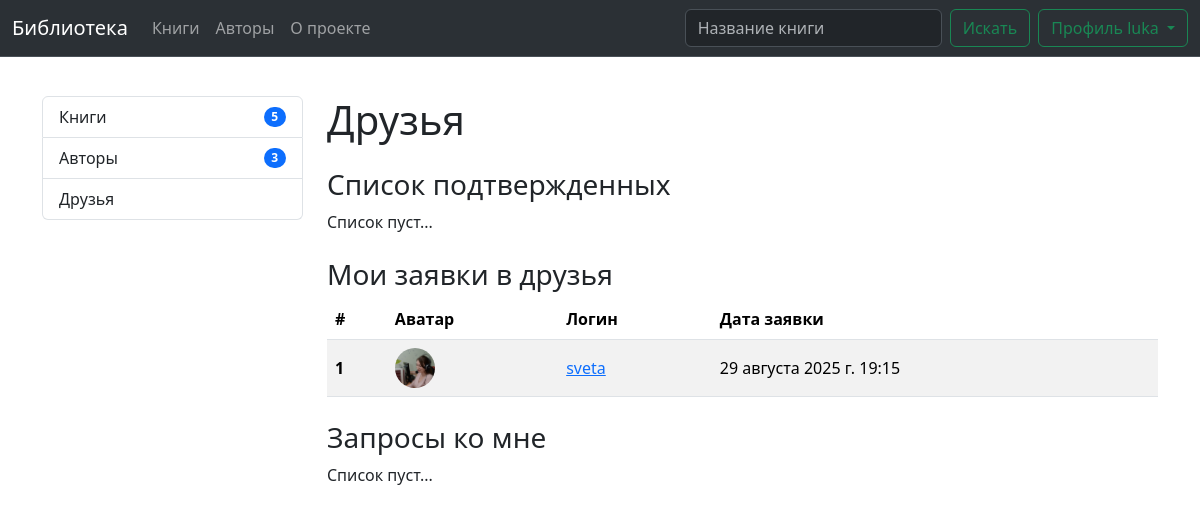
/userinfo/authors/ (signed in), run on the app's committed database.
### users/models.py (models this page shows, shortened)
class Profile(models.Model):
    user = models.OneToOneField(User, on_delete=models.CASCADE)
    city = models.CharField(max_length=100, null=True, blank=True)
    about = HTMLField(null=True, blank=True)
    avatar = models.ImageField(null=True, blank=True, upload_to='users/')
    isAuthor = models.BooleanField(default=False)
    @property
    def friends(self):
        sent = FriendRequest.objects.filter(from_user=self, accepted=True).values_list('to_user', flat=True)
        received = FriendRequest.objects.filter(to_user=self, accepted=True).values_list('from_user', flat=True)
        friend_ids = list(sent) + list(received)
        return Profile.objects.filter(id__in=friend_ids)
    @property
    def friends_request_to_me(self):
        received = FriendRequest.objects.filter(to_user=self, accepted=False).values_list('from_user', flat=True)
        request_ids = list(received)
        return Profile.objects.filter(id__in=request_ids)

class FriendRequest(models.Model):
    from_user = models.ForeignKey(Profile, related_name='from_user_field', on_delete=models.CASCADE)
    to_user = models.ForeignKey(Profile, related_name='to_user_field', on_delete=models.CASCADE)
    accepted = models.BooleanField(default=False)
    created_at = models.DateTimeField(auto_now_add=True)
    class Meta:
        unique_together = ('from_user', 'to_user')

### userinfo/views.py (the view)
# urls.py: path('authors/', FriendsView.as_view(), name='friends'),
class FriendsView(LoginRequiredMixin, View):
    def get(self, req):
        def friends():
            sent = FriendRequest.objects.filter(from_user=req.user.profile, accepted=True)
            sent_res = [{'user': i.to_user, 'date': i.created_at} for i in sent]
            received = FriendRequest.objects.filter(to_user=req.user.profile, accepted=True)
            received_res = [{'user': i.from_user, 'date': i.created_at} for i in received]
            return list(sent_res) + list(received_res)
        def friends_request_from_me():
            res = FriendRequest.objects.filter(from_user=req.user.profile, accepted=False)
            return [{'user': i.to_user, 'date': i.created_at} for i in res]
        def friends_request_to_me():
            res = FriendRequest.objects.filter(to_user=req.user.profile, accepted=False)
            return [{'user': i.from_user, 'date': i.created_at} for i in res]
        return render(req, 'userinfo/friends.html', {
            'req_approved': friends(),
            'req_my': friends_request_from_me(),
            'req_to_me': friends_request_to_me(),
        })

### library/context_processors.py (called while the page is built)
def menu_data(request):
    return {
        'authors_count': Profile.objects.filter(isAuthor=True).count(),
        'friends_count': request.user.profile.friends.count() if request.user.is_authenticated and hasattr(request.user, 'profile') else 0,
        'requests_count': request.user.profile.friends_request_to_me.count() if request.user.is_authenticated and hasattr(request.user, 'profile') else 0,
        'books_count': Book.objects.all().count(),
    }

### userinfo/templates/userinfo/friends.html (shortened to what this page needs)
{% extends 'base-user.html' %}
{% block meta %}
    <link href="https://use.fontawesome.com/releases/v6.1.1/css/all.css" rel="stylesheet">
{% endblock %}
{% block main %}
    <h1 class="mt-4">Друзья</h1>
    <h3 class="mt-4">Список подтвержденных</h3>
    {% if req_approved|length > 0 %}
    <table class="table table-striped">
      <thead>
        <tr>
          <th scope="col">#</th>
          <th scope="col">Аватар</th>
          <th scope="col">Логин</th>
          <th scope="col">Дата заявки</th>
        </tr>
      </thead>
      <tbody>
      {% for i in req_approved %}
        <tr>
          <th scope="row" style="vertical-align: middle">{{ forloop.counter }}</th>
          <td class="avatar" style="vertical-align: middle">
              {% if i.user.avatar %}
              <div class="img-avatar">
                <img src="{{ i.user.avatar.url }}" alt="img" class="avatar-img" width="40">
              </div>
              {% else %}
                <i class="fa-solid fa-user-tie" style="font-size: 40px"></i>
              {% endif %}
          </td>
            <td style="vertical-align: middle"><a href="{% url 'library:author' i.user.pk %}">{{ i.user.user.username }}</a></td>
            <td style="vertical-align: middle">{{ i.date }}</td>
        </tr>
      {% endfor %}
      </tbody>
    </table>
    {% else %}
        <p>Список пуст...</p>
    {% endif %}
    <h3 class="mt-4">Мои заявки в друзья</h3>
    {% if req_my|length > 0 %}
    <table class="table table-striped">
      <thead>
        <tr>
          <th scope="col">#</th>
          <th scope="col">Аватар</th>
          <th scope="col">Логин</th>
          <th scope="col">Дата заявки</th>
        </tr>
      </thead>
      <tbody>
      {% for i in req_my %}
        <tr>
          <th scope="row" style="vertical-align: middle">{{ forloop.counter }}</th>
          <td class="avatar" style="vertical-align: middle">
              {% if i.user.avatar %}
              <div class="img-avatar">
                <img src="{{ i.user.avatar.url }}" alt="img" class="avatar-img" width="40">
              </div>
              {% else %}
                <i class="fa-solid fa-user-tie" style="font-size: 40px"></i>
              {% endif %}
          </td>
            <td style="vertical-align: middle"><a href="{% url 'library:author' i.user.pk %}">{{ i.user.user.username }}</a></td>
            <td style="vertical-align: middle">{{ i.date }}</td>
        </tr>
      {% endfor %}
      </tbody>
    </table>
    {% else %}
        <p>Список пуст...</p>
    {% endif %}
    <h3 class="mt-4">Запросы ко мне</h3>
    {% if req_to_me|length > 0 %}
    <table class="table table-striped">
      <thead>
        <tr>
          <th scope="col">#</th>
          <th scope="col">Аватар</th>
          <th scope="col">Логин</th>
          <th scope="col">Дата заявки</th>
        </tr>
      </thead>
      <tbody>
      {% for i in req_to_me %}
        <tr>
          <th scope="row" style="vertical-align: middle">{{ forloop.counter }}</th>
          <td class="avatar" style="vertical-align: middle">
              {% if i.user.avatar %}
              <div class="img-avatar">
                <img src="{{ i.user.avatar.url }}" alt="img" class="avatar-img" width="40">
              </div>
              {% else %}
                <i class="fa-solid fa-user-tie" style="font-size: 40px"></i>
              {% endif %}
          </td>
            <td style="vertical-align: middle"><a href="{% url 'library:author' i.user.pk %}">{{ i.user.user.username }}</a></td>
            <td style="vertical-align: middle">{{ i.date }}</td>
        </tr>
      {% endfor %}
      </tbody>
    </table>
    {% else %}
        <p>Список пуст...</p>
    {% endif %}
{% endblock %}

### templates/includes/header.html (shortened to what this page needs)
<nav class="navbar fixed-top navbar-expand-lg bg-body-tertiary bg-dark border-bottom border-body" data-bs-theme="dark">
  <div class="container-fluid">
    <a class="navbar-brand" href="{% url 'library:home' %}">Библиотека</a>
    <div class="collapse navbar-collapse" id="navbarSupportedContent">
      <ul class="navbar-nav me-auto mb-2 mb-lg-0">
        <li class="nav-item">
          <a
            class="nav-link {% if request.resolver_match.url_name == 'books' %}active{% endif %}"
            href="{% url 'library:books' %}"
          >Книги</a>
        </li>
        <li class="nav-item">
          <a
            class="nav-link {% if request.resolver_match.url_name == 'authors' %}active{% endif %}"
            href="{% url 'library:authors' %}"
          >Авторы</a>
        </li>
        <li class="nav-item">
          <a
            class="nav-link {% if request.resolver_match.url_name == 'about' %}active{% endif %}"
            href="{% url 'library:about' %}"
          >О проекте</a>
        </li>
      </ul>
      <form class="d-flex" role="search" method="get" action="{% url 'library:home' %}">
        <input class="form-control me-2" type="search" placeholder="Название книги" aria-label="Название книги"/>
        <button class="btn btn-outline-success" type="submit">Искать</button>
      </form>
        {% if user.is_authenticated and user.profile %}
        <div class="dropdown">
          <button class="btn btn-outline-success dropdown-toggle ms-2" type="button" data-bs-toggle="dropdown" aria-expanded="false">
            Профиль {{ user.username }}
          </button>
        </div>
        {% else %}
            <form class="d-flex ms-2" method="post" action="{% url 'users:login' %}">
              {% csrf_token %}
              <button class="btn btn-outline-success" type="submit">Вход</button>
            </form>
        {% endif %}
    </div>
  </div>
</nav>

### static/css/base.css (style rules this page uses)
html, body { height: 100%; }
.img-avatar { width: 40px; height: 40px; border-radius: 50%; overflow: hidden; }

### data on the page
Profile: user.avatar (picture), user.user.username "sveta", date "29 августа 2025 г. 19:15"

### other printed values
{{ user.username }} "luka"
{{ books_count }} "5"
{{ authors_count }} "3"
